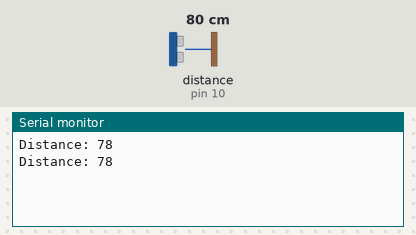
A sketch run on a simulated Arduino Uno, built with avr-gcc and run on an emulated ATmega328P. Shown: the last lines printed to the serial monitor. Wiring (inferred from the names in the program): ultrasonic range finder: trigger pin 9; echo pin 10. The test bench sets the inputs (shaded band); at power-on: distance to the obstacle (sensor on pin 10) 80 cm. The echo pulse lasts 58.3 µs per cm.

Above: at 2.8 s.
2.9 s: distance to the obstacle (sensor on pin 10) set to 2 cm
At 5.2 s:
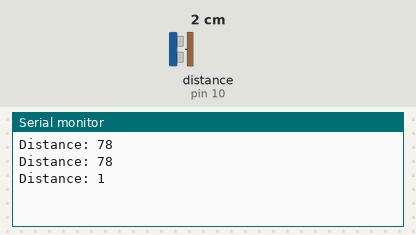
5.6 s: distance to the obstacle (sensor on pin 10) set to 4 cm
At 7.1 s:
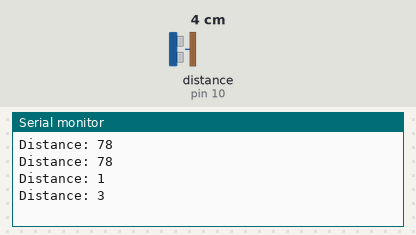
Timing chart, 0 to 8.6 s (numbered marks = the images above; inputs shaded):
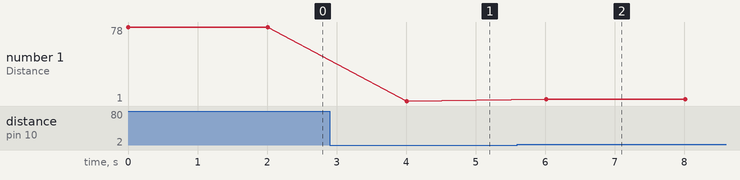

Measured:
- after the input at 2.9 s, the serial monitor: prints a new line after 1.1 s (image 1)
- after the input at 5.6 s, the serial monitor: prints a new line after 0.41 s (image 2)
- plotted number 1: 78 → 1 after the input at 2.9 s, 1 → 3 after the input at 5.6 s

The sketch:

aasonic.ino
```cpp
/*arduino:avr:uno
  Dave Skura, 2022
	Ultrasonic Distance Sensor - HC-SR04
*/
const int trigPin = 9;
const int echoPin = 10;

// defines variables
long gbl_duration;
int gbl_distance;

void setup() {
  pinMode(trigPin, OUTPUT); // Sets the trigPin as an Output
  pinMode(echoPin, INPUT); // Sets the echoPin as an Input
  Serial.begin(9600); // Starts the serial communication
}
void loop() {
  // Clears the trigPin
  digitalWrite(trigPin, LOW);
  delayMicroseconds(2);
  // Sets the trigPin on HIGH state for 10 micro seconds
  digitalWrite(trigPin, HIGH);
  delayMicroseconds(10);
  digitalWrite(trigPin, LOW);
  // Reads the echoPin, returns the sound wave travel time in microseconds
  gbl_duration = pulseIn(echoPin, HIGH);
  // Calculating the distance
  gbl_distance = gbl_duration * 0.034 / 2;
  // Prints the distance on the Serial Monitor
  Serial.print("Distance: ");
  Serial.println(gbl_distance);
	delay(2000);
}
```
